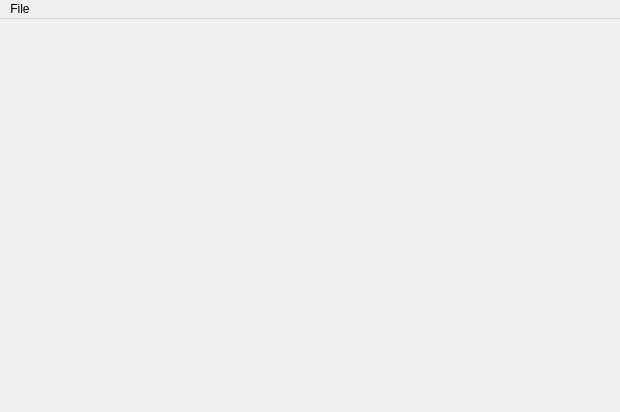
<?xml version="1.0" encoding="UTF-8"?>
<ui version="4.0">
 <class>wndMainWindow</class>
 <widget class="QMainWindow" name="wndMainWindow">
  <property name="windowModality">
   <enum>Qt::NonModal</enum>
  </property>
  <property name="enabled">
   <bool>true</bool>
  </property>
  <property name="geometry">
   <rect>
    <x>0</x>
    <y>0</y>
    <width>620</width>
    <height>412</height>
   </rect>
  </property>
  <property name="sizePolicy">
   <sizepolicy hsizetype="Preferred" vsizetype="Expanding">
    <horstretch>0</horstretch>
    <verstretch>0</verstretch>
   </sizepolicy>
  </property>
  <property name="mouseTracking">
   <bool>false</bool>
  </property>
  <property name="windowTitle">
   <string>NPCCreator</string>
  </property>
  <property name="autoFillBackground">
   <bool>false</bool>
  </property>
  <property name="toolButtonStyle">
   <enum>Qt::ToolButtonIconOnly</enum>
  </property>
  <property name="documentMode">
   <bool>false</bool>
  </property>
  <property name="tabShape">
   <enum>QTabWidget::Rounded</enum>
  </property>
  <widget class="QWidget" name="centralwidget">
   <layout class="QVBoxLayout" name="verticalLayout_2">
    <item>
     <layout class="QGridLayout" name="gridLayout"/>
    </item>
   </layout>
  </widget>
  <widget class="QMenuBar" name="menuBar">
   <property name="geometry">
    <rect>
     <x>0</x>
     <y>0</y>
     <width>620</width>
     <height>21</height>
    </rect>
   </property>
   <widget class="QMenu" name="menuFile">
    <property name="title">
     <string>File</string>
    </property>
    <addaction name="separator"/>
    <addaction name="actionExit"/>
   </widget>
   <addaction name="menuFile"/>
  </widget>
  <action name="actionLoad_Level">
   <property name="text">
    <string>Load Level</string>
   </property>
   <property name="shortcut">
    <string>Ctrl+O</string>
   </property>
  </action>
  <action name="actionSave_Level">
   <property name="text">
    <string>Save Level</string>
   </property>
   <property name="shortcut">
    <string>Ctrl+S</string>
   </property>
  </action>
  <action name="actionSave_Level_As">
   <property name="text">
    <string>Save Level As</string>
   </property>
  </action>
  <action name="actionExit">
   <property name="text">
    <string>Exit</string>
   </property>
  </action>
 </widget>
 <resources/>
 <connections>
  <connection>
   <sender>actionExit</sender>
   <signal>triggered()</signal>
   <receiver>wndMainWindow</receiver>
   <slot>closeCreator()</slot>
   <hints>
    <hint type="sourcelabel">
     <x>-1</x>
     <y>-1</y>
    </hint>
    <hint type="destinationlabel">
     <x>309</x>
     <y>205</y>
    </hint>
   </hints>
  </connection>
 </connections>
 <slots>
  <slot>closeCreator()</slot>
 </slots>
</ui>
